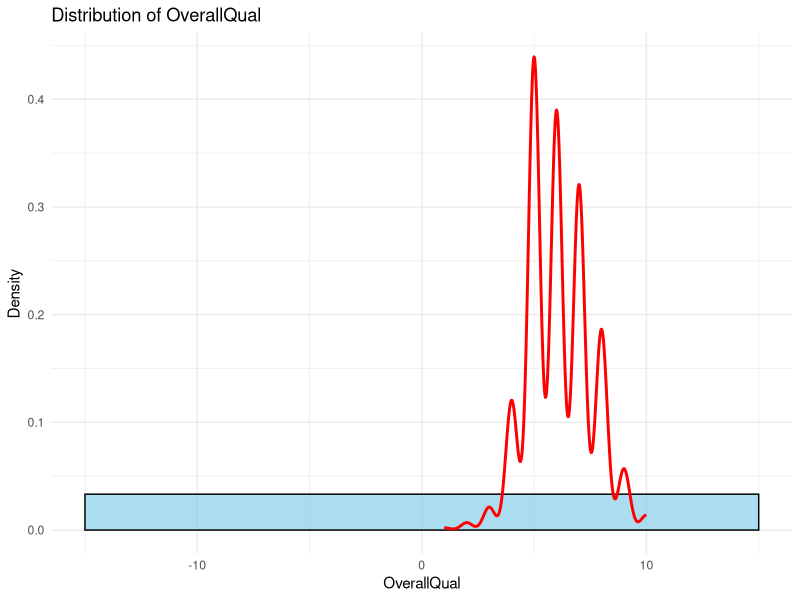
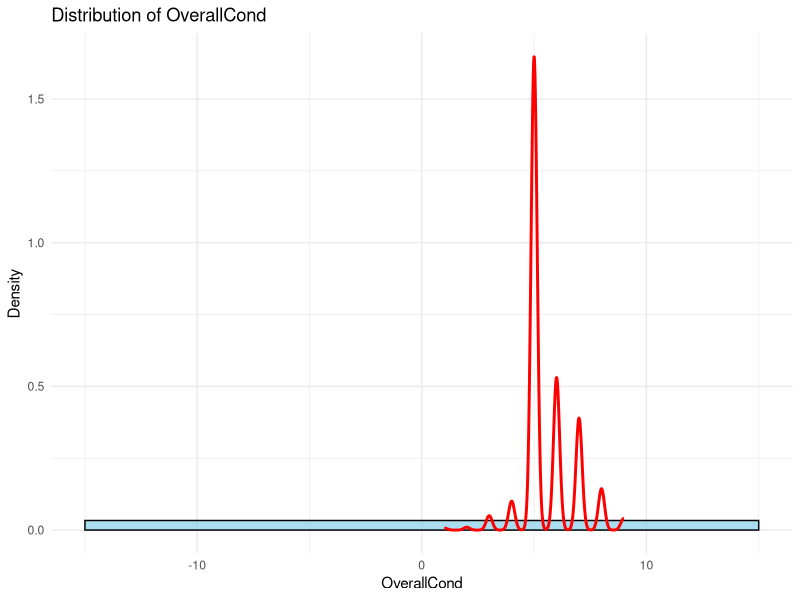
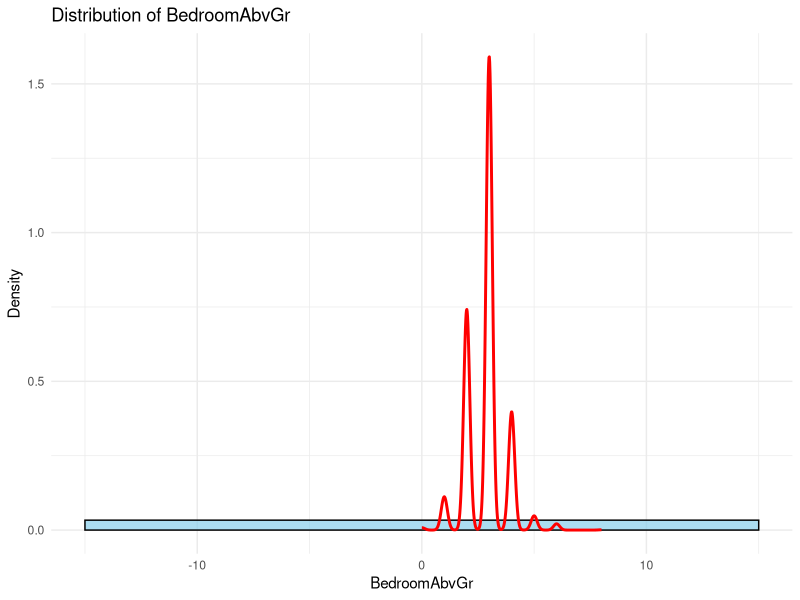
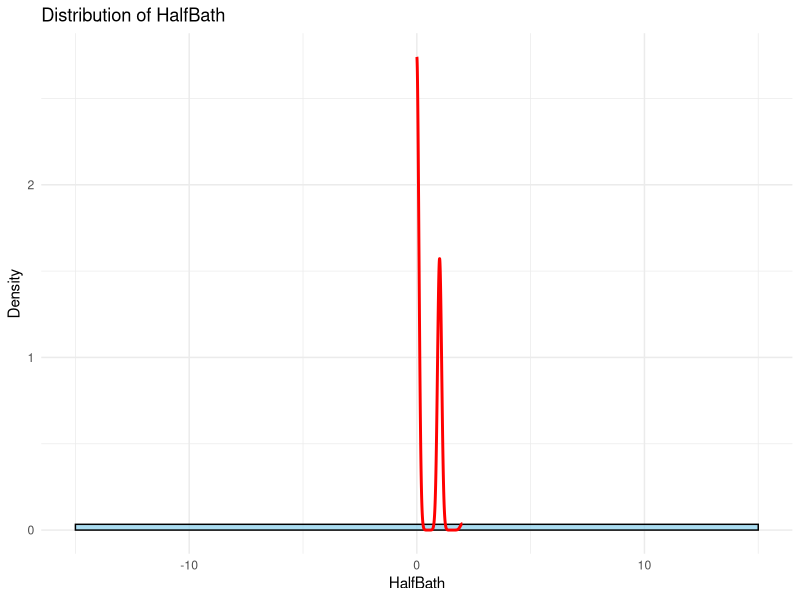
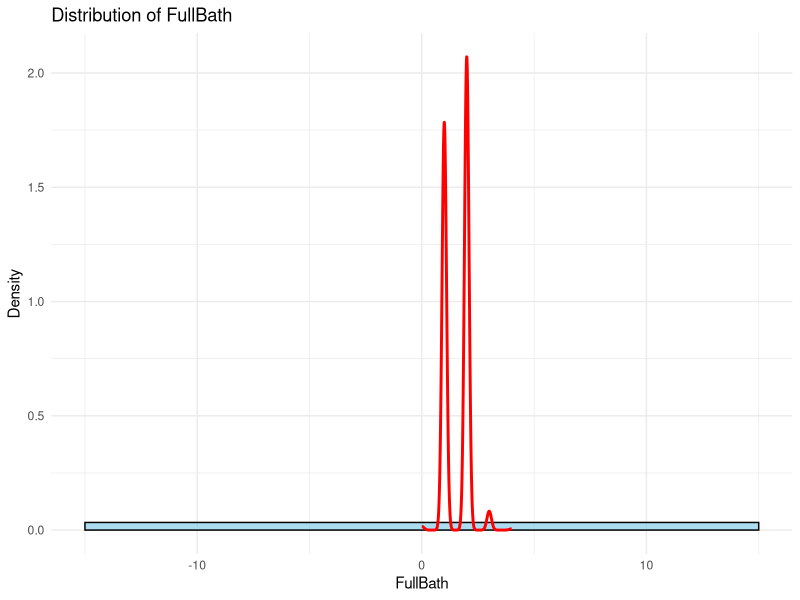
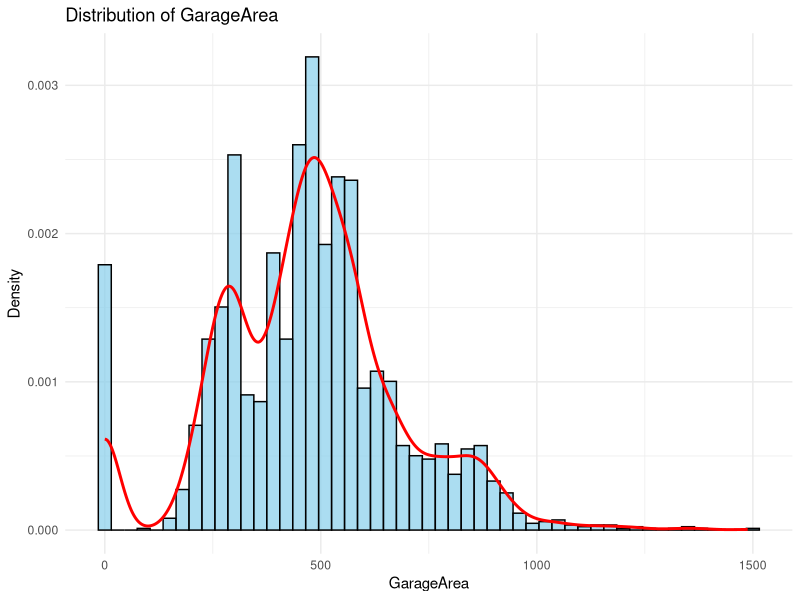
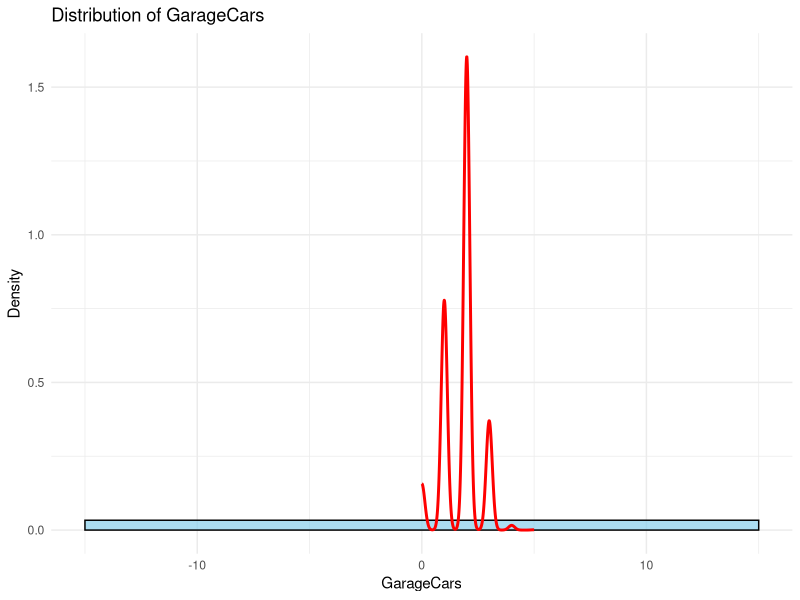
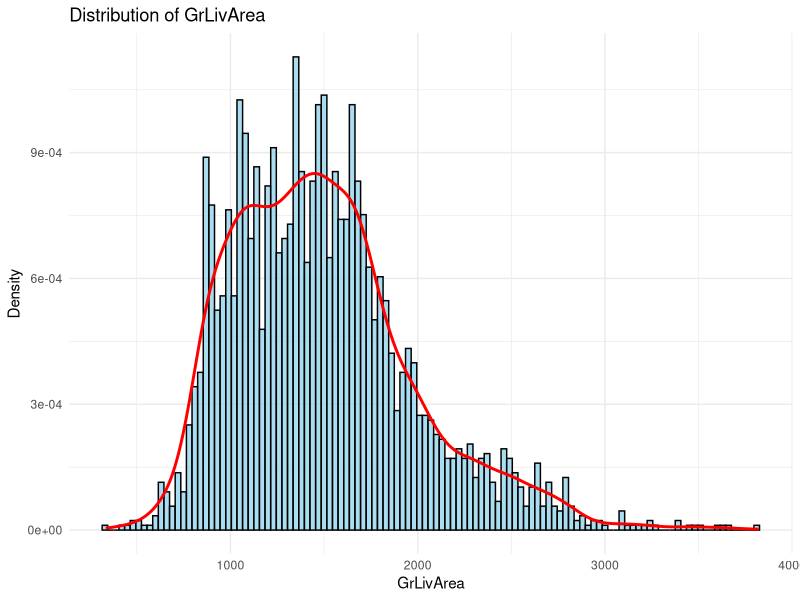

These figures' R source, in order:
## ---- chunk 1
# Load required package
library(readr)

# Read the CSV file
df <- read_csv("amesHousing2011.csv")

# Define the list of column names you're interested in
selected_columns <- c(
  "MSSubClass",
  "Neighborhood",
  "BldgType",
  "HouseStyle",
  "OverallQual",
  "OverallCond",
  "KitchenQual",
  "BedroomAbvGr",
  "HalfBath",
  "FullBath",
  "GarageArea",
  "GarageCars",
  "GrLivArea",
  "TotalBsmtSF",
  "LotArea",
  "PoolArea",
  "YearBuilt",
  "Fireplaces"
)

# Check and print whether each selected column is numerical or categorical
for (col in selected_columns) {
  if (!col %in% colnames(df)) {
    cat(col, "is NOT found in the dataset.\n")
  } else {
    col_data <- df[[col]]
    if (is.numeric(col_data)) {
      cat(col, "- Numerical\n")
    } else if (is.character(col_data) || is.factor(col_data)) {
      cat(col, "- Categorical\n")
    } else {
      cat(col, "- Other type\n")
    }
  }
}
## ---- chunk 2
# Load necessary libraries
library(readr)
library(ggplot2)
library(dplyr)

# Load the dataset
data <- read_csv("amesHousing2011.csv")

# Function to generate distribution plots for a list of numeric columns
plot_distributions <- function(data, columns) {
  for (col in columns) {
    if (is.numeric(data[[col]])) {
      print(
        ggplot(data, aes_string(x = col)) +
          geom_histogram(aes(y = ..density..), binwidth = 30, fill = "skyblue", color = "black", alpha = 0.7) +
          geom_density(color = "red", size = 1) +
          labs(
            title = paste("Distribution of", col),
            x = col,
            y = "Density"
          ) +
          theme_minimal()
      )
    } else {
      warning(paste("Skipping non-numeric column:", col))
    }
  }
}

# Example usage
columns_to_plot <- c("OverallQual", "OverallCond", "BedroomAbvGr", "HalfBath", "FullBath", "GarageArea", "GarageCars", "GrLivArea", "TotalBsmtSF", "LotArea", "PoolArea", "YearBuilt", "Fireplaces")
plot_distributions(data, columns_to_plot)
## ---- chunk 3
# Load required libraries
library(readr)   # for reading CSV files
library(dplyr)   # for data manipulation
library(tibble)  # for tidy output

# Load the dataset
ames_data <- read_csv("amesHousing2011.csv")

# Define the columns you want to analyze
columns_to_analyze <- c("OverallQual", "OverallCond", "BedroomAbvGr", "HalfBath", "FullBath", "GarageArea", "GarageCars", "GrLivArea", "TotalBsmtSF", "LotArea", "PoolArea", "YearBuilt", "Fireplaces")  # Change as needed

# Function to compute summary stats for one column
compute_stats <- function(df, col) {
  data <- df[[col]]
  tibble(
    Column = col,
    Mean = mean(data, na.rm = TRUE),
    Median = median(data, na.rm = TRUE),
    Variance = var(data, na.rm = TRUE)
  )
}

# Apply function to each column in the list and combine results
summary_table <- bind_rows(lapply(columns_to_analyze, function(col) {
  compute_stats(ames_data, col)
}))

# Print the results
print(summary_table)
## ---- chunk 4
library(readr)
library(dplyr)

# Load the dataset
df <- read_csv("amesHousing2011.csv")

# Function to compute coefficient of variation
compute_cv <- function(df, columns) {
  results <- data.frame(Column = character(), CV = numeric(), stringsAsFactors = FALSE)

  for (col_name in columns) {
    if (col_name %in% names(df) && is.numeric(df[[col_name]])) {
      mean_val <- mean(df[[col_name]], na.rm = TRUE)
      sd_val <- sd(df[[col_name]], na.rm = TRUE)
      if (mean_val != 0) {
        cv <- sd_val / abs(mean_val)
        results <- rbind(results, data.frame(Column = col_name, CV = cv))
      }
    }
  }

  results <- results %>% arrange(desc(CV))
  return(results)
}

# Columns to analyze
columns_to_analyze <- c("OverallQual", "OverallCond", "BedroomAbvGr", "HalfBath", "FullBath", "GarageArea", "GarageCars", "GrLivArea", "TotalBsmtSF", "LotArea", "PoolArea", "YearBuilt", "Fireplaces")

# Compute and print CV for each column
cv_table <- compute_cv(df, columns_to_analyze)
print(cv_table)
## ---- chunk 5
# Load required libraries
library(readr)
library(ggplot2)
library(dplyr)
library(gridExtra)

# Function to plot categorical distributions
plot_categorical_distributions <- function(df, columns) {
  plots <- list()

  for (col in columns) {
    if (col %in% names(df)) {
      if (is.character(df[[col]]) || is.factor(df[[col]])) {
        p <- ggplot(df, aes_string(x = col)) +
          geom_bar(fill = "steelblue", color = "black") +
          ggtitle(paste("Distribution of", col)) +
          theme_minimal() +
          theme(axis.text.x = element_text(angle = 45, hjust = 1))
        plots[[col]] <- p
      } else {
        warning(paste("Skipping", col, "- not a categorical column."))
      }
    } else {
      warning(paste("Column", col, "not found in the data frame."))
    }
  }

  if (length(plots) == 0) {
    message("No categorical columns to plot.")
  } else {
    # Show all plots, 2 per row
    grid.arrange(grobs = plots, ncol = 2)
  }
}

# Example usage:
df <- read_csv("amesHousing2011.csv")
cat_columns <- c("MSSubClass", "Neighborhood", "BldgType", "HouseStyle", "KitchenQual")
plot_categorical_distributions(df, cat_columns)
## ---- chunk 6
# Load required libraries
library(readr)
library(dplyr)

# Function to compute mode for a vector
get_mode <- function(x) {
  ux <- na.omit(unique(x))
  ux[which.max(tabulate(match(x, ux)))]
}

# Function to compute mode for each categorical column
compute_modes <- function(df, columns) {
  results <- data.frame(Column = character(), Mode = character(), stringsAsFactors = FALSE)

  for (col in columns) {
    if (col %in% names(df)) {
      if (is.character(df[[col]]) || is.factor(df[[col]])) {
        mode_value <- get_mode(df[[col]])
        results <- rbind(results, data.frame(Column = col, Mode = mode_value))
      } else {
        warning(paste("Skipping", col, "- not a categorical column."))
      }
    } else {
      warning(paste("Column", col, "not found in the data frame."))
    }
  }

  return(results)
}

# Example usage:
df <- read_csv("amesHousing2011.csv")
cat_columns <- c("MSSubClass", "Neighborhood", "BldgType", "HouseStyle", "KitchenQual")
mode_results <- compute_modes(df, cat_columns)
print(mode_results)
## ---- chunk 7
# Load required libraries
library(readr)
library(dplyr)

# Function to compute correlation matrix
compute_correlation_matrix <- function(df, columns, method = "pearson") {
  # Filter numeric columns only
  numeric_cols <- columns[sapply(df[columns], is.numeric)]
  
  if (length(numeric_cols) < 2) {
    stop("Need at least two numeric columns for correlation analysis.")
  }

  # Subset the data and drop rows with NAs
  data_subset <- df %>%
    select(all_of(numeric_cols)) %>%
    na.omit()

  # Compute correlation matrix
  cor_matrix <- cor(data_subset, method = method)
  return(cor_matrix)
}

# Example usage:
df <- read_csv("amesHousing2011.csv")
selected_columns <- c("OverallQual", "OverallCond", "BedroomAbvGr", "HalfBath", "FullBath", "GarageArea", "GarageCars", "GrLivArea", "TotalBsmtSF", "LotArea", "PoolArea", "YearBuilt", "Fireplaces", "SalePrice")
cor_matrix <- compute_correlation_matrix(df, selected_columns)
print(cor_matrix)
## ---- chunk 8
# Optional: Visualize correlation matrix
library(corrplot)
corrplot(cor_matrix, method = "color", addCoef.col = "black", tl.cex = 0.8)
## ---- chunk 9
# Load required libraries
library(readr)
library(GGally)
library(dplyr)

# Function to plot ggpairs for two columns
plot_ggpairs_two_columns <- function(df, col1, col2) {
  # Check if both columns exist and are numeric
  if (!(col1 %in% names(df)) || !(col2 %in% names(df))) {
    stop("One or both column names are not in the dataframe.")
  }

  if (!(is.numeric(df[[col1]]) && is.numeric(df[[col2]]))) {
    stop("Both columns must be numeric.")
  }

  # Subset and remove rows with NA
  data_subset <- df %>% select(all_of(c(col1, col2))) %>% na.omit()

  # Plot with ggpairs
  ggpairs(data_subset)
}

# Example usage:
df <- read_csv("amesHousing2011.csv")
plot_ggpairs_two_columns(df, "SalePrice", "GrLivArea")
## ---- chunk 10
# Load required libraries
library(readr)

# Function to generate cross tabulations for each unique pair of categorical columns
generate_cross_tabs <- function(df, columns) {
  # Filter to only columns that exist and are categorical
  valid_cols <- columns[columns %in% names(df) & sapply(df[columns], function(x) is.factor(x) || is.character(x))]
  
  if (length(valid_cols) < 2) {
    stop("Need at least two valid categorical columns.")
  }
  
  tab_list <- list()

  for (i in 1:(length(valid_cols) - 1)) {
    for (j in (i + 1):length(valid_cols)) {
      col1 <- valid_cols[i]
      col2 <- valid_cols[j]

      tab <- table(df[[col1]], df[[col2]])
      tab_name <- paste(col1, "vs", col2)
      cat("\n============================\n")
      cat("Cross-tabulation:", tab_name, "\n")
      print(tab)
      
      tab_list[[tab_name]] <- tab
    }
  }

  return(tab_list)
}

# Example usage:
df <- read_csv("amesHousing2011.csv")
cat_columns <- c("MSSubClass", "Neighborhood", "BldgType", "HouseStyle", "KitchenQual")
cross_tabs <- generate_cross_tabs(df, cat_columns)
## ---- chunk 11
# Load necessary libraries
library(readr)
library(dplyr)

# Load the dataset
df <- read_csv("amesHousing2011.csv")

# Define numerical and categorical columns of interest
numerical_columns <- c("OverallQual", "OverallCond", "BedroomAbvGr", "HalfBath", "FullBath",
                       "GarageArea", "GarageCars", "GrLivArea", "TotalBsmtSF", "LotArea",
                       "PoolArea", "YearBuilt", "Fireplaces")

categorical_columns <- c("MSSubClass", "Neighborhood", "BldgType", "HouseStyle", "KitchenQual")

# Convert categorical columns to factors
df <- df %>%
  mutate(across(all_of(categorical_columns), as.factor))

# Select only relevant columns + SalePrice
model_data <- df %>%
  select(SalePrice, all_of(numerical_columns), all_of(categorical_columns)) %>%
  na.omit()  # Remove rows with NA

# Build the formula: SalePrice ~ all predictors
formula_string <- paste("SalePrice ~", paste(c(numerical_columns, categorical_columns), collapse = " + "))
regression_formula <- as.formula(formula_string)

# Fit the regression model
model <- lm(regression_formula, data = model_data)

# Output the regression summary
summary(model)
## ---- chunk 12
# Load necessary libraries
library(readr)
library(dplyr)
library(stringr)

# Load the dataset
df <- read_csv("amesHousing2011.csv")

# Define columns
numeric_cols <- c("OverallQual", "OverallCond", "BedroomAbvGr", "HalfBath", "FullBath", 
                  "GarageArea", "GarageCars", "GrLivArea", "TotalBsmtSF", "LotArea", 
                  "PoolArea", "YearBuilt", "Fireplaces")

categorical_cols <- c("MSSubClass", "Neighborhood", "BldgType", "HouseStyle", "KitchenQual")

# Select and clean data
selected_cols <- c(numeric_cols, categorical_cols, "SalePrice")
model_data <- df %>%
  select(all_of(selected_cols)) %>%
  na.omit()

# Convert categorical variables to factors
model_data[categorical_cols] <- lapply(model_data[categorical_cols], factor)

# Create full model formula
full_formula <- as.formula(paste("SalePrice ~", paste(c(numeric_cols, categorical_cols), collapse = " + ")))

# Fit full model
full_model <- lm(full_formula, data = model_data)

# Extract summary
model_summary <- summary(full_model)

# Extract term names and p-values
coefs <- coef(model_summary)
p_values <- coefs[, "Pr(>|t|)"]
term_names <- names(p_values)

# Determine which terms have p-value < 0.05
significant_terms <- term_names[p_values < 0.05]

# Map indicator variables back to original categorical columns
sig_numeric <- intersect(numeric_cols, significant_terms)

sig_categorical <- categorical_cols[sapply(categorical_cols, function(cat_col) {
  any(str_detect(significant_terms, fixed(cat_col)))
})]

# Combine reduced set of predictors
reduced_predictors <- c(sig_numeric, sig_categorical)

# Print the reduced set
cat("✅ Reduced set of predictors (p < 0.05):\n")
print(reduced_predictors)

# Rebuild reduced model
reduced_formula <- as.formula(paste("SalePrice ~", paste(reduced_predictors, collapse = " + ")))
reduced_model <- lm(reduced_formula, data = model_data)

# Show summary of the reduced model
cat("\n📉 Summary of reduced model:\n")
summary(reduced_model)
## ---- chunk 13
# Load required libraries
library(readr)
library(dplyr)
library(stringr)

# Load the dataset
df <- read_csv("amesHousing2011.csv")

# Define columns
numeric_cols <- c("OverallQual", "OverallCond", "BedroomAbvGr", "HalfBath", "FullBath", 
                  "GarageArea", "GarageCars", "GrLivArea", "TotalBsmtSF", "LotArea", 
                  "PoolArea", "YearBuilt", "Fireplaces")

categorical_cols <- c("MSSubClass", "Neighborhood", "BldgType", "HouseStyle", "KitchenQual")

# Select and clean data
selected_cols <- c(numeric_cols, categorical_cols, "SalePrice")
model_data <- df %>%
  select(all_of(selected_cols)) %>%
  na.omit()

# Convert categorical variables to factors
model_data[categorical_cols] <- lapply(model_data[categorical_cols], factor)

# Build full model
full_formula <- as.formula(paste("SalePrice ~", paste(c(numeric_cols, categorical_cols), collapse = " + ")))
full_model <- lm(full_formula, data = model_data)
model_summary <- summary(full_model)

# Extract coefficients and p-values
coefs <- coef(model_summary)
p_values <- coefs[, "Pr(>|t|)"]
term_names <- names(p_values)

# Remove intercept
term_names <- term_names[term_names != "(Intercept)"]
p_values <- p_values[names(p_values) != "(Intercept)"]

# Create a data frame of term and p-value
pval_df <- data.frame(term = term_names, p_value = p_values, stringsAsFactors = FALSE)

# Map indicator terms back to original variables
map_to_original <- function(term) {
  for (cat in categorical_cols) {
    if (str_detect(term, fixed(cat))) return(cat)
  }
  return(term)
}

pval_df$original_var <- sapply(pval_df$term, map_to_original)

# For each original variable, take the smallest p-value of its indicators
reduced_df <- pval_df %>%
  group_by(original_var) %>%
  summarise(min_p = min(p_value)) %>%
  arrange(min_p)

# Select top 5 variables
top5_vars <- head(reduced_df$original_var, 5)

cat("🔍 Top 5 predictors by lowest p-value:\n")
print(top5_vars)

# Build reduced model
reduced_formula <- as.formula(paste("SalePrice ~", paste(top5_vars, collapse = " + ")))
reduced_model_5 <- lm(reduced_formula, data = model_data)

cat("\n📉 Summary of reduced model with top 5 predictors:\n")
summary(reduced_model_5)
## ---- chunk 14
plot(model)
## ---- chunk 15
plot(reduced_model)
## ---- chunk 16
plot(reduced_model_5)
## ---- chunk 17
# Load required libraries
library(ggplot2)
library(gridExtra)

# Define the function
plot_residual_diagnostics <- function(model) {
  # Extract residuals
  residuals <- resid(model)
  obs_order <- seq_along(residuals)

  # Histogram of residuals
  hist_plot <- ggplot(data.frame(residuals), aes(x = residuals)) +
    geom_histogram(bins = 30, fill = "skyblue", color = "black", alpha = 0.7) +
    geom_vline(xintercept = 0, color = "red", linetype = "dashed") +
    labs(title = "Histogram of Residuals", x = "Residual", y = "Frequency") +
    theme_minimal()

  # Residuals vs Order
  order_plot <- ggplot(data.frame(Order = obs_order, Residual = residuals), aes(x = Order, y = Residual)) +
    geom_point(color = "darkblue", alpha = 0.6) +
    geom_hline(yintercept = 0, color = "red", linetype = "dashed") +
    labs(title = "Residuals vs Order", x = "Observation Order", y = "Residual") +
    theme_minimal()

  # Display the plots side-by-side
  grid.arrange(hist_plot, order_plot, ncol = 2)
}

# Example usage:
# model <- lm(SalePrice ~ OverallQual + GrLivArea, data = df)
# plot_residual_diagnostics(model)
## ---- chunk 18
plot_residual_diagnostics(model)
## ---- chunk 19
plot_residual_diagnostics(reduced_model)
## ---- chunk 20
plot_residual_diagnostics(reduced_model_5)
